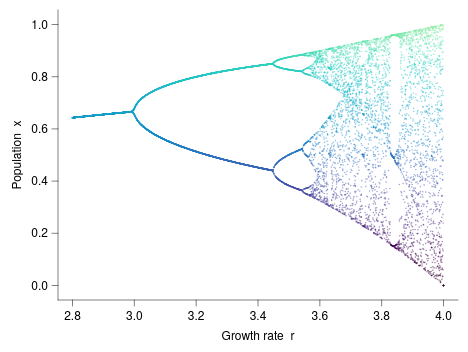

Express this chart as Vega-Lite.
### Vega-Lite specification from a JSON file in a GitHub repository (floating-point values rounded to 4 significant figures; data arrays with more than 128 entries replaced by an {"elided": "..."} marker saying what was removed)
{"background": null, "config": {"arc": {"fill": "#DBDBDB", "fillOpacity": 1.0, "innerRadius": 36.25, "padAngle": 0.03, "stroke": "black", "strokeOpacity": 1, "strokeWidth": 0.25}, "area": {"fill": "#DBDBDB", "fillOpacity": 1.0, "stroke": "black", "strokeOpacity": 1, "strokeWidth": 0.25}, "axis": {"domain": true, "domainCap": "round", "domainColor": "black", "domainWidth": 0.25, "grid": false, "gridCap": "round", "gridColor": "#F1F1F1", "gridDash": [0, 0], "gridOpacity": 1.0, "gridWidth": 0.25, "labelColor": "black", "labelFont": "Helvetica Neue, HelveticaNeue, Helvetica, Arial, sans-serif", "labelFontSize": 6, "labelFontStyle": "normal", "labelFontWeight": 400, "offset": 0, "ticks": true, "tickCap": "round", "tickColor": "black", "tickRound": false, "tickSize": 3, "tickWidth": 0.25, "titleColor": "black", "titleFont": "Helvetica Neue, HelveticaNeue, Helvetica, Arial, sans-serif", "titleFontSize": 6, "titleFontStyle": "normal", "titleFontWeight": 400}, "axisX": {"domain": true, "labelAlign": "center", "labelAngle": 0, "labels": true, "ticks": true, "translate": 0}, "axisY": {"domain": true, "labelAlign": "right", "labelAngle": 0, "labels": true, "ticks": true, "translate": 0}, "axisRight": {"domain": true, "labelAlign": "left", "labelAngle": 0, "labels": true, "ticks": true, "translate": 0}, "axisTop": {"domain": true, "labelAlign": "center", "labelAngle": 0, "labels": true, "ticks": true, "translate": 0}, "axisBand": {"tickOffset": 0}, "bar": {"fill": "#DBDBDB", "fillOpacity": 1.0, "stroke": "black", "strokeOpacity": 1, "strokeWidth": 0.25}, "boxplot": {"size": 13.05, "ticks": {"cornerRadius": 0.25, "fill": "black", "opacity": 1, "size": 6.525, "thickness": 0.25}, "box": {"fillOpacity": 1.0, "stroke": "black", "strokeOpacity": 1, "strokeWidth": 0.25}, "median": {"cornerRadius": 0, "fill": "black", "fillOpacity": 1.0, "opacity": 1, "size": 13.05, "thickness": 0.25}, "rule": {"fill": "black", "fillOpacity": 1.0, "size": 14.5, "stroke": "black", "strokeDash": [0, 0], "strokeOpacity": 1, "strokeWidth": 0.25}, "outliers": {"color": "black", "fill": "black", "fillOpacity": 1.0, "size": 0, "stroke": "black", "strokeOpacity": 1, "strokeWidth": 0.25}}, "circle": {"fill": "black", "fillOpacity": 1.0, "size": 1.812, "stroke": null, "strokeOpacity": 1, "strokeWidth": 0.25}, "errorband": {"band": {"fillOpacity": 0.6, "stroke": null, "strokeWidth": 0.25, "strokeOpacity": 1}, "borders": {"opacity": 0, "strokeOpacity": 1, "strokeWidth": 0.25}}, "errorbar": {"opacity": 1, "rule": {"strokeDash": [0, 0], "strokeWidth": 0.25}, "ticks": {"color": "black", "cornerRadius": 0.125, "opacity": 1, "size": 8.7, "thickness": 0.25}, "thickness": 0.25}, "font": "Helvetica Neue, HelveticaNeue, Helvetica, Arial, sans-serif", "geoshape": {"fill": "#DBDBDB", "fillOpacity": 1.0, "stroke": "black", "strokeOpacity": 1, "strokeWidth": 0.25}, "header": {"labelColor": "black", "labelFont": "Helvetica Neue, HelveticaNeue, Helvetica, Arial, sans-serif", "labelFontSize": 6, "labelFontStyle": "normal", "labelFontWeight": 400, "titleColor": "black", "titleFont": "Helvetica Neue, HelveticaNeue, Helvetica, Arial, sans-serif", "titleFontSize": 6, "titleFontStyle": "normal", "titleFontWeight": 400, "titlePadding": 0}, "legend": {"disable": false, "offset": 4.5, "titlePadding": 4, "labelOffset": 2, "gradientLabelOffset": 2, "columnPadding": 4, "rowPadding": 2, "gradientLength": 72.5, "gradientThickness": 7.25, "gradientOpacity": 1.0, "gradientStrokeColor": "black", "gradientStrokeWidth": 0.25, "labelColor": "black", "labelFont": "Helvetica Neue, HelveticaNeue, Helvetica, Arial, sans-serif", "labelFontSize": 6, "labelFontStyle": "normal", "labelFontWeight": 400, "strokeColor": "black", "strokeWidth": 0, "symbolSize": 36, "symbolStrokeColor": "black", "symbolStrokeWidth": 0.25, "titleColor": "black", "titleFont": "Helvetica Neue, HelveticaNeue, Helvetica, Arial, sans-serif", "titleFontSize": 6, "titleFontStyle": "normal", "titleFontWeight": 400}, "line": {"color": "black", "stroke": "black", "strokeCap": "butt", "strokeDash": [0, 0], "strokeOpacity": 1, "strokeWidth": 0.5}, "point": {"filled": true, "fill": "#DBDBDB", "fillOpacity": 1.0, "size": 7.25, "stroke": "black", "strokeOpacity": 1, "strokeWidth": 0.25}, "range": {"category": ["#B2B2B2", "#4A7CD3", "#008542", "#664CAF", "#509F98", "#636363", "#284F93", "#005226", "#382864", "#285753"], "diverging": {"scheme": ["#443E60", "#5F597E", "#7C759B", "#9994B6", "#B7B4CC", "#D6D5DC", "#F6F6F6", "#D1DAD9", "#A4C2BF", "#7AA9A4", "#578E89", "#37736E", "#1B5954"]}, "heatmap": {"scheme": ["#440154", "#472270", "#433E82", "#38598C", "#2C728E", "#238A8D", "#24A086", "#39B578", "#5DC862", "#96D646", "#CAE02D", "#FDE724"]}, "ordinal": {"scheme": ["#F1F1F1", "#DBDBDB", "#C6C6C6", "#B2B2B2", "#9D9D9D", "#898989", "#767676", "#636363", "#515151", "#404040", "#2F2F2F", "#1F1F1F"]}, "ramp": {"scheme": ["#32022B", "#43044D", "#4C196E", "#4D338C", "#484DA6", "#3A68BB", "#1D83CA", "#1D9CCB", "#23B5C9", "#28CDC5", "#4DE0B4", "#91EE9F"]}}, "rule": {"color": "black", "stroke": "black", "strokeCap": "round", "strokeDash": [2, 2], "strokeOpacity": 1, "strokeWidth": 0.25}, "scale": {"barBandPaddingInner": 0.1, "rectBandPaddingInner": 0, "tickBandPaddingInner": 0.1, "bandPaddingOuter": 0.1, "bandWithNestedOffsetPaddingInner": 0.2, "bandWithNestedOffsetPaddingOuter": 0.2, "offsetBandPaddingInner": 0, "offsetBandPaddingOuter": 0, "continuousPadding": 7.25, "round": false}, "rect": {"fill": "#DBDBDB", "fillOpacity": 1.0, "stroke": "black", "strokeOpacity": 1, "strokeWidth": 0.25}, "square": {"fill": "#DBDBDB", "fillOpacity": 1.0, "size": 14.5, "stroke": "black", "strokeOpacity": 1, "strokeWidth": 0.25}, "text": {"color": "black", "font": "Helvetica Neue, HelveticaNeue, Helvetica, Arial, sans-serif", "fontSize": 6, "fontStyle": "normal", "fontWeight": 400}, "tick": {"color": "black", "cornerRadius": 0.125, "opacity": 1.0, "size": 13.05, "thickness": 0.25}, "title": {"anchor": "middle", "frame": "group", "color": "black", "font": "Helvetica Neue, HelveticaNeue, Helvetica, Arial, sans-serif", "fontSize": 6, "fontStyle": "normal", "fontWeight": 400, "subtitleColor": "black", "subtitleFont": "Helvetica Neue, HelveticaNeue, Helvetica, Arial, sans-serif", "subtitleFontSize": 6, "subtitleFontStyle": "normal", "subtitleFontWeight": 400}, "trail": {"color": "black", "opacity": 1, "size": 0.5}, "view": {"continuousWidth": 200, "continuousHeight": 145, "discreteWidth": 200, "discreteHeight": 145, "fill": null, "stroke": null, "strokeWidth": 0.25}}, "data": {"name": "data-6d28555145ee246e3d8774a129532c93"}, "mark": {"type": "circle", "opacity": 0.5, "size": 0.6}, "encoding": {"color": {"field": "x", "legend": null, "type": "quantitative"}, "x": {"field": "r", "scale": {"domain": [2.8, 4.0], "nice": false}, "title": "Growth rate  r", "type": "quantitative"}, "y": {"field": "x", "scale": {"domain": [0, 1], "nice": false}, "title": "Population  x", "type": "quantitative"}}, "$schema": "https://vega.github.io/schema/vega-lite/v6.4.1.json", "datasets": {"data-6d28555145ee246e3d8774a129532c93": {"elided": "14000 records"}}}
